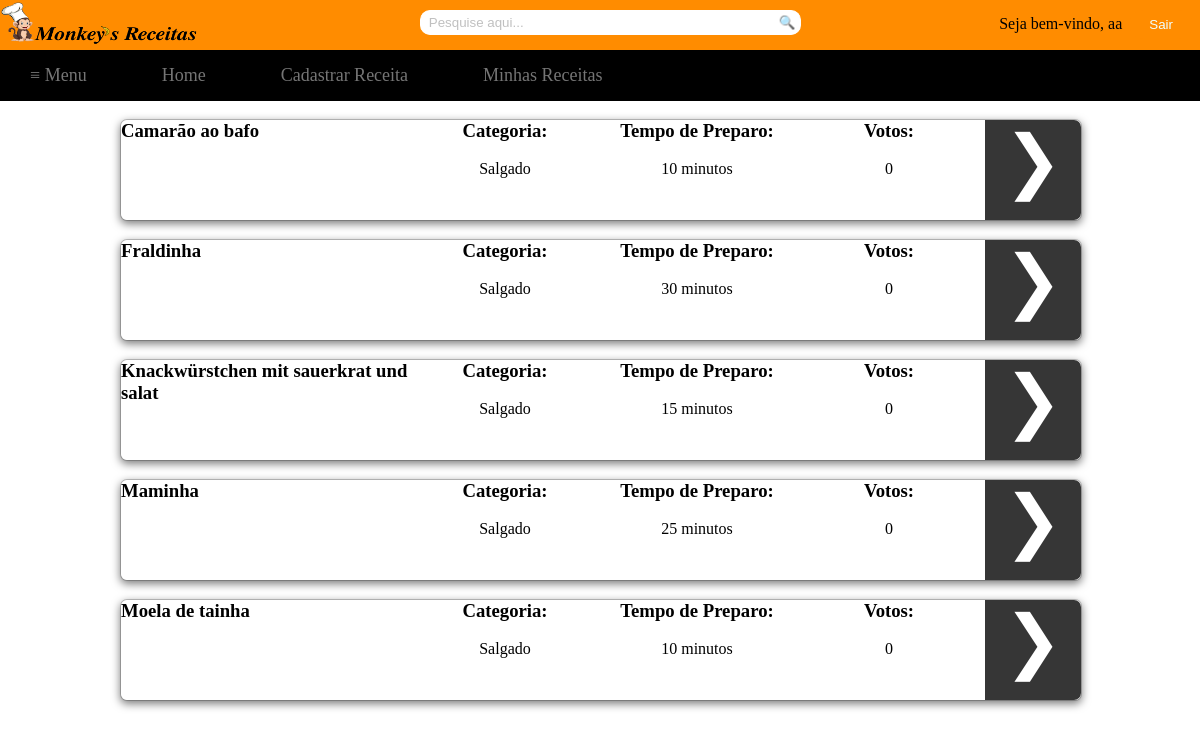
Screenshot of /tex4/Recipes/salgados.php (signed in) with the database file from the repository.
### tables this page shows
CREATE TABLE `receita` (
  `codReceita` int(11) NOT NULL,
  `nomeReceita` varchar(255) DEFAULT NULL,
  `ingredientes` text,
  `modoPreparo` text,
  `codCategoria` int(11) DEFAULT NULL,
  `codTempo` int(11) DEFAULT NULL,
  `codUsuario` int(11) DEFAULT NULL,
  `totalVotos` int(11) NOT NULL
);

CREATE TABLE `categoria` (
  `codCategoria` int(11) NOT NULL,
  `descCategoria` varchar(255) DEFAULT NULL
);

CREATE TABLE `tempo` (
  `codTempo` int(11) NOT NULL,
  `descTempo` varchar(255) DEFAULT NULL
);

### tex4/Recipes/salgados.php (the view, shortened to what this page needs)
<html>
	<head>
		<link rel="stylesheet" type="text/css" href="../Style/style.css">
		<link rel="stylesheet" type="text/css" href="../Style/receitas.css">
	</head>
	<body>
		<div id="container">
			<div id="topbar">
				<?php
					if(!empty($_COOKIE['login']))
					{
						$name=$_COOKIE['login'];
						echo "<div id='sair'><input type='button' value='Sair' name='sair' onclick='location.href=&quot;../logout.php&quot;'/></div>";
						echo "<div id='bem-vindo'>Seja bem-vindo, $name</div>";
					}
					else
					{
						echo "<div id='btn2'><input type='button' value='Cadastrar' name='modal' href='#dialog2'/></div> ";
						echo "<div id='btn'><input type='button' value='Entrar' href='#dialog1' name='modal' /></div>";
					}
				?>
				<div>
					<img src="../Image/logoComLetra.png" style="float: left; left: 0; margin-top: -7; height: 57px; width: 200px; " />
				</div>
				<div id="search">
					<form method="post" action="../pesquisa.php">
						<div>
							<input type="search" class="searchbox" name="pesquisa" placeholder="  Pesquise aqui...">
							<a href="#">
								<button type="submit" name="submit" class="searchbox1">&#x1f50d;</button>
							</a>
						</div>
					</form>
				</div>
			</div>
			<div id="navbar">
				<?php
					if(!empty($_COOKIE['login']))
					{
						echo "<nav class='drop'>";
						echo "	<ul class='drop1'>";
						echo "	    <li class='dropMain'>";
						echo "	        <a href='#'>&#8801; Menu</a>";
						echo "	    </li>";
						echo "		<li class='dropMain'>";
						echo "	        <a href='../index.php'>Home</a>";
						echo "	    </li>";
						echo "	    <li class='dropMain'>";
						echo "	        <a href='../receita.php'>Cadastrar Receita</a>";
						echo "	    </li>";
						echo "	    <li class='dropMain'>";
						echo "	        <a href='../viewReceitasCadastrado.php'>Minhas Receitas</a>";
						echo "	    </li>";
						echo "	</ul>";
						echo "</nav>";
					}
				?>
			</div>
			<div id="main">
				<div id="column_left">
				</div>
				<div id="column_center">
					<?php
						include('../Includes/conn.php');
						$query1=mysqli_query($conn,"SELECT codReceita, nomeReceita, totalVotos FROM receita WHERE codCategoria LIKE 2 ORDER BY totalVotos desc, nomeReceita asc  LIMIT 5; ");
						while($query2=mysqli_fetch_array($query1))
						{
							echo "<br /><div id='box'>";
							echo "<div id='left'><h3>".$query2['nomeReceita']."</h3></div>";
							$sql = "SELECT categoria.descCategoria FROM categoria, receita WHERE categoria.codCategoria=receita.codCategoria AND codReceita LIKE ".$query2['codReceita'].";";
							$result = mysqli_query($conn,$sql);
							while ($row = mysqli_fetch_array($result))
							{
								echo "<div id='center1'><center><h3>Categoria:</h3><br />".$row['descCategoria']."</center></div>";
							}
							$sql = "SELECT tempo.descTempo FROM tempo, receita WHERE tempo.codTempo=receita.codTempo AND codReceita LIKE ".$query2['codReceita'].";";
							$result = mysqli_query($conn,$sql);
							while ($row = mysqli_fetch_array($result))
							{
								echo "<div id='center2'><center><h3>Tempo de Preparo:</h3><br />".$row['descTempo']."</center></div>";
							}
							echo "<div id='center3'><center><h3>Votos:</h3><br />".$query2['totalVotos']."</center></div>";
							echo "<div id='right'><center><a class='visualizar' value='&#10095;' href='../visualizar.php?codReceita=".$query2['codReceita']."'>&#10095;</a></center></div>";
							echo "</div>";
						}
					?>
				</div>
				<div id="column_right">
				</div>
			</div>
		</div>
	</body>
</html>

### tex4/Style/style.css (style rules this page uses)
* { margin: 0px; padding: 0px; }
html, body { height:100%; }
#container { margin: 0; width: 100%; height: 100%; }
#topbar { margin: 0; width: 100%; height: 50px; background: #FF8C00; }
#navbar { margin: 0; width: 100%; }
#main { margin: auto; width: 100%; height: 590px; }
#main #column_left { float: left; left: 0; width: 10%; height: 100%; }
#main #column_center { float: left; left: 0; width: 80%; height: 100%; max-height: 100%; }
#main #column_right { float: right; right: 0; width: 10%; height: 100%; }
input::placeholder { color: #C0C0C0; }
#search { margin-right: 5px; text-align: center; }
#search .searchbox { width: 30%; height: 25px; border-radius: 10px 0px 0px 10px; outline: thin dotted; outline: 0px auto -webkit-focus-ring-color; outline-offset: 0px; border: 1px solid white; margin-top: 10px; border-right: none; }
#search .searchbox1 { cursor: pointer; outline: thin dotted; outline: 0px auto -webkit-focus-ring-color; outline-offset: 0px; height: 25px; margin-top: 10px; position: absolute; background: white; border: 1px solid white; border-left: none; border-radius: 0px 10px 10px 0px; padding-right: 4.2px; }
#navbar .drop { margin-top: 0 auto; text-align: center; }
#navbar .drop .drop1 { font-size: 18px; background: #000; padding: 0px; list-style: none; position: relative; display: block; }
#navbar .drop .drop1:after { content: ""; clear: both; display: block; }
#navbar .drop .drop1 .dropMain { float: left; left: 0; padding: 15px 15px 15px 0px; }
#navbar .drop .drop1 .dropMain a { margin-top: 0px; display: block; padding: 0px 30px; color: #757575; text-decoration: none; }
#bem-vindo { float: right; margin-top: 15px; margin-right: 7px; }
#sair input[type="button"] { cursor: pointer; float: right; color: #F0FFFF; border-radius: 20px; padding: 7px 20px 7px 20px; margin-top: 10px; margin-right: 7px; text-align: center; outline: thin dotted; outline: 0px auto -webkit-focus-ring-color; outline-offset: 0px; border: 0px; background: #FF8C00; }

### tex4/Style/receitas.css (style rules this page uses)
#box { position:relative; background-color: #FFF; -webkit-background-clip:padding-box; background-clip:padding-box; border:1px solid #999; border:1px solid rgba(0,0,0,.2); border-radius:7px; outline:0; -webkit-box-shadow:0 3px 9px rgba(0,0,0,.5); box-shadow:0 3px 9px rgba(0,0,0,.5); height: 100px; width: 100%; }
#box #left { float: left; left: 0; width: 30%; }
#box #center1 { float: left; left: 0; width: 20%; }
#box #center2 { float: left; left: 0; width: 20%; }
#box #center3 { float: left; left: 0; width: 20%; }
#box #right { float: right; right: 0; width: 10%; height: 100%; background: #363636; border-top-right-radius: 7px; border-bottom-right-radius: 7px; }
#box #right .visualizar { color: white; font-size: 70px; outline: thin dotted; outline: 0px auto -webkit-focus-ring-color; outline-offset: 0px; }
a.visualizar:link { text-decoration: none; }

### rows the page displays
receita: nomeReceita "Camarão ao bafo", totalVotos "0"
categoria: descCategoria "Salgado"
tempo: descTempo "10 minutos"
receita: nomeReceita "Fraldinha", totalVotos "0"
tempo: descTempo "30 minutos"
receita: nomeReceita "Knackwürstchen mit sauerkrat und salat", totalVotos "0"
tempo: descTempo "15 minutos"
receita: nomeReceita "Maminha", totalVotos "0"
tempo: descTempo "25 minutos"
receita: nomeReceita "Moela de tainha", totalVotos "0"

### other values shown
$name "aa"
